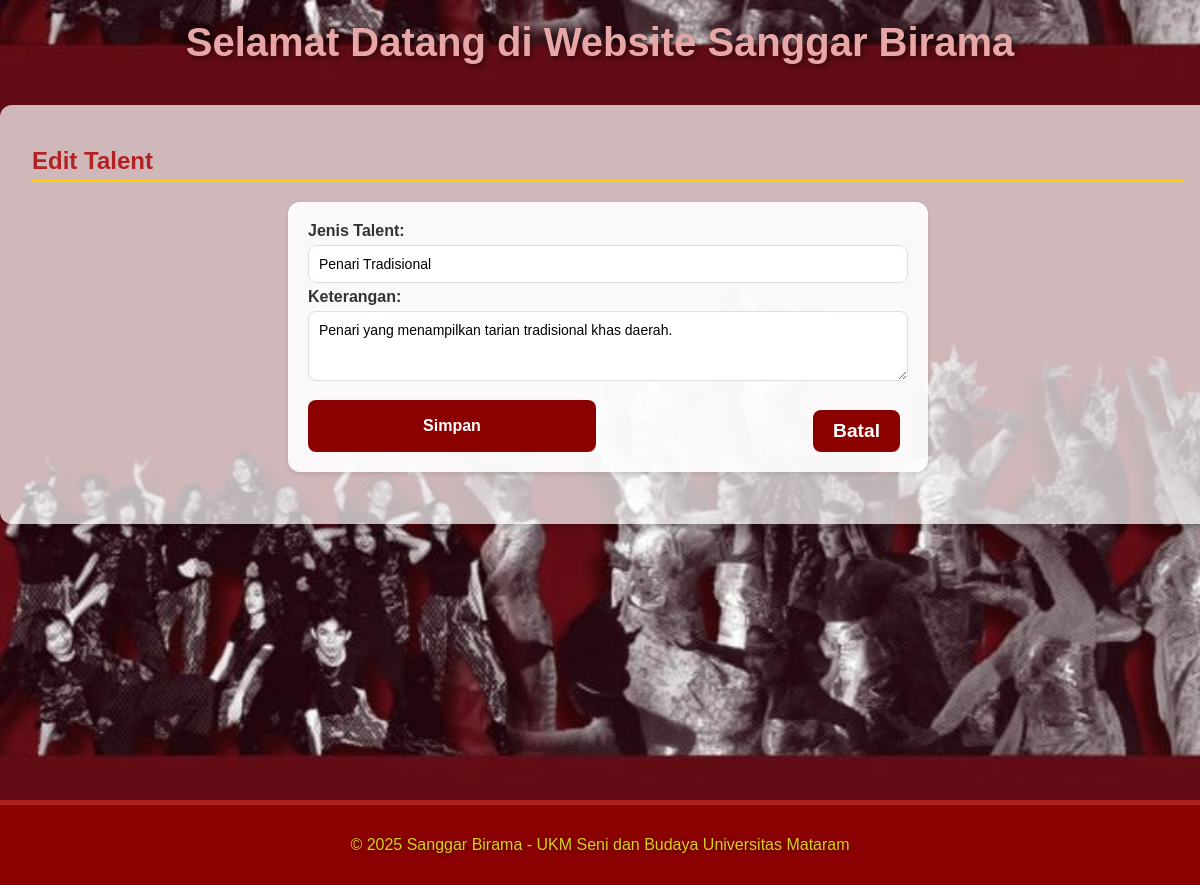
The page /app/views/edit_talent.php?id=1 (signed in) on the database as committed earlier.
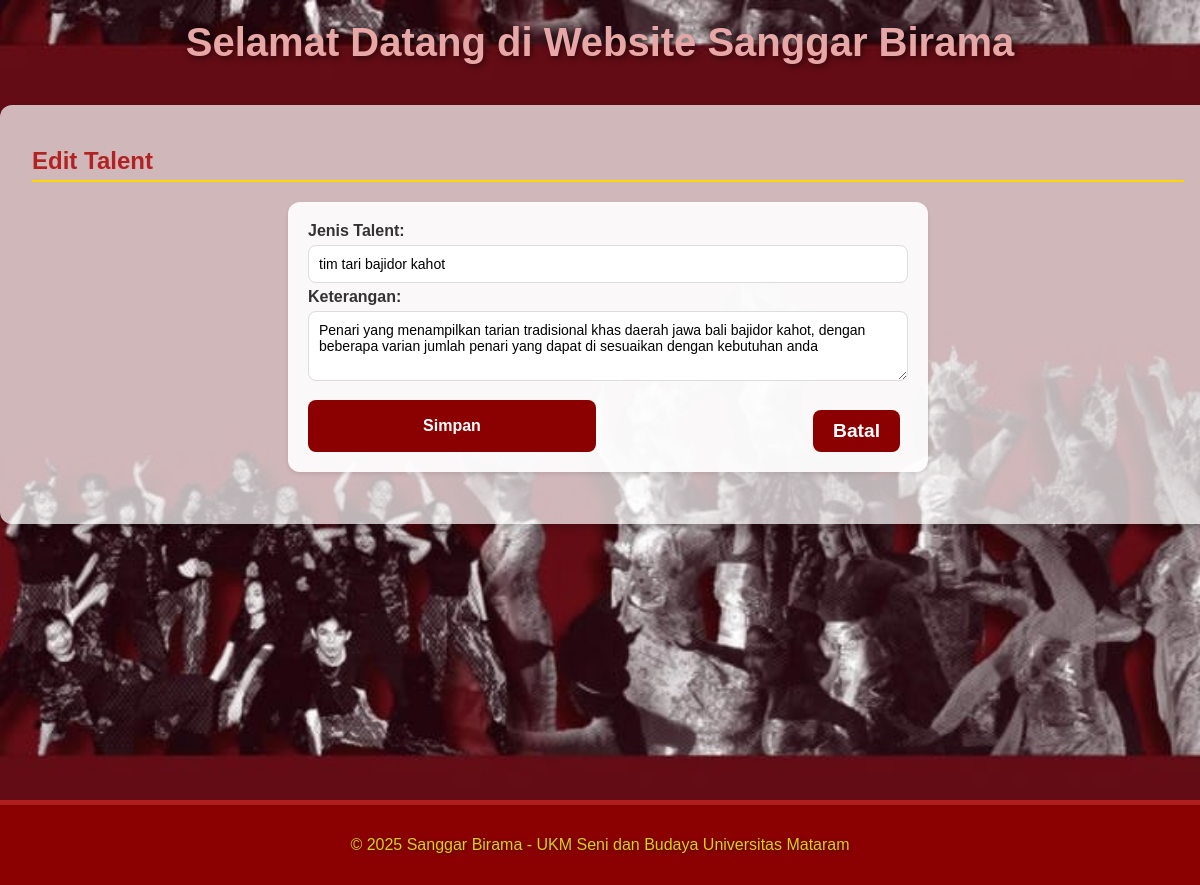
The same page on the database as committed later.
### tables this page shows
CREATE TABLE `talent` (
  `id_talent` int(11) NOT NULL,
  `jenis_talent` text NOT NULL,
  `keterangan` text NOT NULL
);

### app/views/edit_talent.php (the view, shortened to what this page needs)
<?php
require_once __DIR__ . '/../config/config.php';
$id = isset($_GET['id']) ? intval($_GET['id']) : 0;
$stmt = $mysqli->prepare("SELECT jenis_talent, keterangan FROM talent WHERE id_talent=?");
$stmt->bind_param("i", $id);
$stmt->execute();
$stmt->bind_result($jenis_talent, $keterangan);
?>
<?php include 'header.php'; ?>
<div class="content">
    <h2>Edit Talent</h2>
    <form method="post">
        <div class="form-row">
            <label for="jenis_talent">Jenis Talent:</label>
            <input type="text" name="jenis_talent" id="jenis_talent" value="<?= htmlspecialchars($jenis_talent) ?>" required>
        </div>
        <div class="form-row">
            <label for="keterangan">Keterangan:</label>
            <textarea name="keterangan" id="keterangan" rows="3"><?= htmlspecialchars($keterangan) ?></textarea>
        </div>
        <div class="button-group">
            <input type="submit" value="Simpan">
            <a href="manajemen_talent&inventaris.php" class="button">Batal</a>
        </div>
    </form>
</div>
<?php include 'footer.php'; ?>

Rows that differ between the two databases and show on the page:
changed talent: jenis_talent "Penari Tradisional" → "tim tari bajidor kahot"; keterangan "Penari yang menampilkan tarian tradisional khas daerah." → "…menampilkan tarian tradisional khas daerah jawa bali bajidor kahot, dengan beberapa varian jumlah penari yang dapat di sesuaikan dengan kebutuhan anda"
